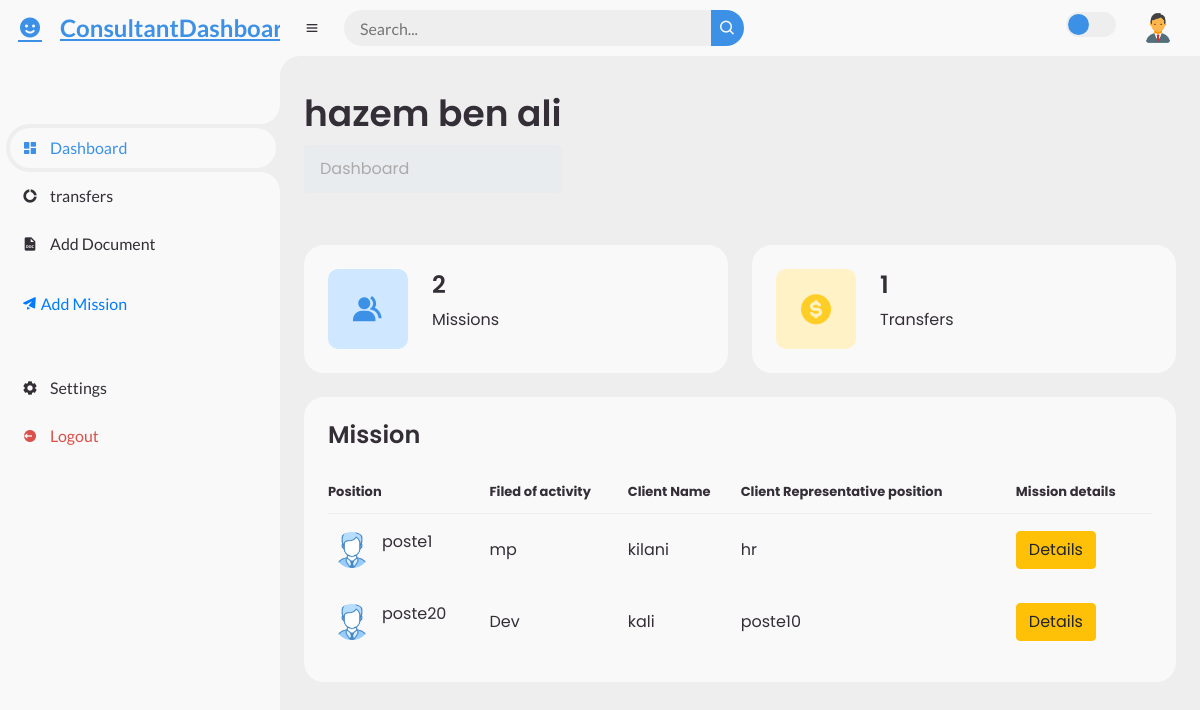
The app's page /frontend/ConsultantDashboard.php?id=8901 with its own data.
### tables this page shows
CREATE TABLE `consultants` (
  `consultant_id` int(11) NOT NULL,
  `first_name` varchar(50) NOT NULL,
  `last_name` varchar(50) NOT NULL,
  `cin` varchar(8) NOT NULL,
  `date_of_birth` date NOT NULL,
  `place_of_birth` varchar(100) NOT NULL,
  `country_of_residence` varchar(100) NOT NULL,
  `email` varchar(100) NOT NULL,
  `pass` varchar(100) NOT NULL,
  `confpassword` varchar(100) NOT NULL,
  `registration_date` timestamp NOT NULL DEFAULT current_timestamp(),
  `status` varchar(100) NOT NULL DEFAULT '''pending'''
);

CREATE TABLE `missions` (
  `mission_id` int(11) NOT NULL,
  `position` varchar(100) NOT NULL,
  `filed_of_activity` varchar(100) NOT NULL,
  `client_name` varchar(100) NOT NULL,
  `client_representative_position` varchar(100) NOT NULL,
  `mission_start_date` date NOT NULL,
  `mission_end_date` date NOT NULL,
  `daily_rate` int(11) NOT NULL,
  `consultant_id` int(11) NOT NULL
);

### database/config.php (called while the page is built, shortened)
<?php
abstract class Connexion {
function __construct()
{
$this->pdo =new PDO('mysql:host=localhost;dbname=gestion_consultants','root','');
}
}
?>

### controllers/ConsultantController.php (called while the page is built, shortened)
<?php
include_once('../database/config.php');
class ConsultantController extends Connexion
{
    function getConsultantLogin($id)
{
    $query = "SELECT * FROM consultants WHERE consultant_id = ?";
    $stmt = $this->pdo->prepare($query);
    $stmt->execute(array($id));
    return $stmt;
}
}
?>

### controllers/MissionController.php (called while the page is built, shortened)
<?php
include_once('../database/config.php');
class MissionController extends Connexion
{
    function getMissionCon($idC)
    {
        $query = "SELECT * FROM missions WHERE consultant_id = ?";
        $stmt = $this->pdo->prepare($query);
        $stmt->execute(array($idC));
        return $stmt;
    }
}
?>

### controllers/TransferController.php (called while the page is built, shortened)
<?php
include_once('../database/config.php');
class TransferController extends Connexion
{
    function transferListCount() {
        $query = "
            SELECT transfers.*, consultants.*
            FROM transfers
            JOIN consultants ON transfers.consultant_id = consultants.consultant_id
        ";
        $stmt = $this->pdo->query($query);
        return $stmt;
    }
    }
?>

### frontend/ConsultantDashboard.php (the view, shortened to what this page needs)
<?php
include_once('../database/config.php');
include_once('../controllers/ConsultantController.php');
include_once('../controllers/MissionController.php');
include_once('../controllers/TransferController.php');
if (isset($_GET['id'])) {
    $id = $_GET['id'];
    $consultantController = new ConsultantController();
    $consultants = $consultantController->getConsultantLogin($id);
    if ($consultants && $consultants->rowCount() > 0) {
        $row = $consultants->fetch(PDO::FETCH_ASSOC);
        $id = $row['consultant_id'];
        $username = $row['first_name'] . ' ' . $row['last_name'];
    } else {
        echo "error.";
    }
} else {
    echo "verifier";
}
$missionController = new MissionController();
$missions = $missionController->getMissionCon($id);
$rowCountMi = $missions->rowCount();
$transfController = new TransferController();
$transfers = $transfController->transferListCount();
$rowCountTr = $transfers->rowCount();
?>
<!DOCTYPE html>
<html lang="en">
<head>
    <link href='https://unpkg.com/boxicons@2.0.9/css/boxicons.min.css' rel='stylesheet'>
    <link rel="stylesheet" href="https://maxcdn.bootstrapcdn.com/bootstrap/4.5.2/css/bootstrap.min.css">
    <link rel="stylesheet" href="css/styleDash.css">
</head>
<body>
    <section id="sidebar">
        <a href="#" class="brand">
            <i class='bx bxs-smile'></i>
            <span class="text">ConsultantDashboard</span>
        </a>
        <ul class="side-menu top">
            <li class="active">
                <a href="#">
                    <i class='bx bxs-dashboard'></i>
                    <span class="text">Dashboard</span>
                </a>
            </li>
            <li>
                <a href="ListerTransListCons.php">
                    <i class='bx bxs-doughnut-chart'></i>
                    <span class="text">transfers</span>
                </a>
            </li>
            <li>
                <a href="upload.php?id=<?= $id; ?>">
                    <i class='bx bxs-file-doc'></i>
                    <span class="text">Add Document</span>
                </a>
            </li>
            <br/>&nbsp;&nbsp;&nbsp;&nbsp;&nbsp;&nbsp;
            <a href="MissionVue.php?id=<?= $id; ?>">
                <i class='bx bxs-paper-plane'></i>
                <span class="text">Add Mission</span>
            </a>
        </ul>
        <ul class="side-menu">
            <li>
                <a href="SettingsCons.php?id=<?= $id; ?>">
                    <i class='bx bxs-cog'></i>
                    <span class="text">Settings</span>
                </a>
            </li>
            <li>
                <a href="logoutCons.php" class="logout">
                    <i class='bx bxs-log-out-circle'></i>
                    <span class="text">Logout</span>
                </a>
            </li>
        </ul>
    </section>
    <section id="content">
        <nav>
            <i class='bx bx-menu'></i>
            <form action="#">
                <div class="form-input">
                    <input type="search" id="searchInput" placeholder="Search...">
                    <button type="submit" class="search-btn"><i class='bx bx-search'></i></button>
                </div>
            </form>
            <label for="switch-mode" class="switch-mode"></label>
            <a href="#" class="profile">
                <img src="assets/user.png">
            </a>
        </nav>
        <main>
            <div class="head-title">
                <div class="left">
                    <h1><?php echo $username; ?></h1>
                    <ul class="breadcrumb">
                        <li>
                            <a href="ConsultantDashboard">Dashboard</a>
                        </li>
                    </ul>
                </div>
            </div>
            <ul class="box-info">
                <li>
                    <i class='bx bxs-group'></i>
                    <span class="text">
                        <h3><?php echo $rowCountMi; ?></h3>
                        <p>Missions</p>
                    </span>
                </li>
                <li>
                    <i class='bx bxs-dollar-circle'></i>
                    <span class="text">
                        <h3><?php echo $rowCountTr; ?></h3>
                        <p>Transfers</p>
                    </span>
                </li>
            </ul>
            <div class="table-data">
                <div class="order">
                    <div class="head">
                        <h3>Mission</h3>
                    </div>
                    <table id="agentTable">
                        <thead>
                            <tr>
                                <th>Position</th>
                                <th>Filed of activity</th>
                                <th>Client Name</th>
                                <th>Client Representative position</th>
                                <th>Mission details</th>
                            </tr>
                        </thead>
                        <tbody>
                            <?php foreach ($missions as $m) : ?>
                            <tr>
                                <td>
                                    <img src="assets/userLi.png">
                                    <p><?php echo $m['position']; ?></p>
                                </td>
                                <td><?php echo $m['filed_of_activity']; ?></td>
                                <td><?php echo $m['client_name']; ?></td>
                                <td><?php echo $m['client_representative_position']; ?></td>
                                <td>
                                    <form action="ListerMissionidCons.php" method="get">
                                        <button type="submit" class="btn btn-warning">Details</button>
                                    </form>
                                </td>
                            </tr>
                            <?php endforeach; ?>
                        </tbody>
                    </table>
                </div>
            </div>
        </main>
    </section>
</body>
</html>

### records on screen
consultants: username "hazem ben ali"
missions: position "poste1", filed_of_activity "mp", client_name "kilani", client_representative_position "hr"
missions: position "poste20", filed_of_activity "Dev", client_name "kali", client_representative_position "poste10"

### other values on screen
$rowCountMi "2"
$rowCountTr "1"
